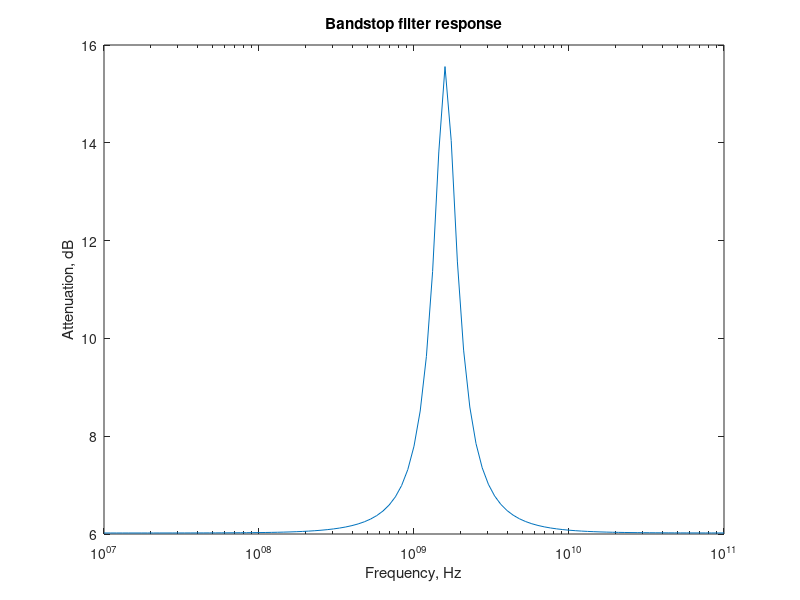
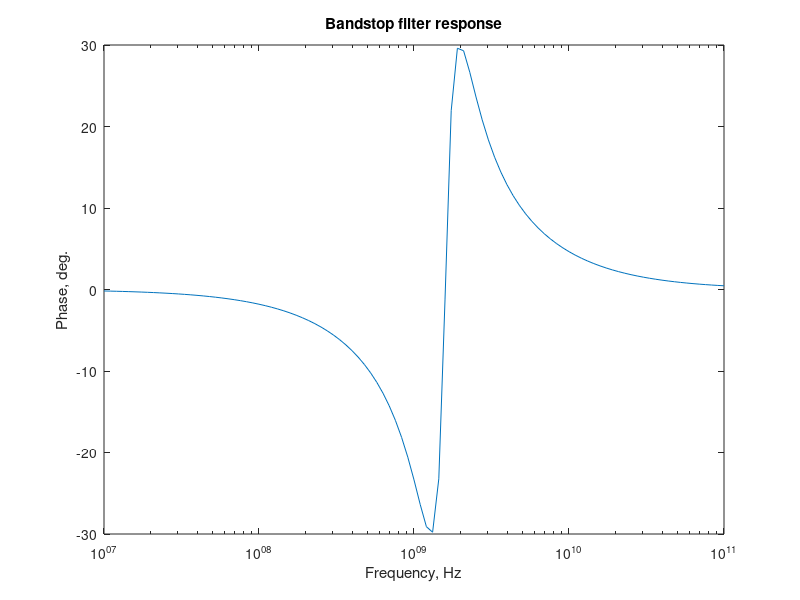

Recreate these plots in MATLAB, in order.
%
%   This file computes the bandstop filter response 
% 
%   Copyright (c) 1999 by P.Bretchko and R.Ludwig
%   "RF Circuit Design: Theory and Practice"
%

close all; % close all opened graphs
clear all; % clear all variables
figure;    % open new graph

% define problem parameters
C=2e-12;  % filter capacitance
L=5e-9;   % filter inductance
G=5e-3;   % filter resistance
Zg=50;    % source impedance
ZL=50;    % load imperances

% define frequency range
f_min=10e6;  % lower frequency limit
f_max=100e9; % upper frequency limit
N=100;       % number of points in the graph
f=f_min*((f_max/f_min).^((0:N)/N)); % compute frequency points on log scale
w=2*pi*f;  

H=ZL*(G+1./(j*w*L)+j*w*C)./((ZL+Zg).*(G+1./(j*w*L)+j*w*C)+1);

semilogx(f,-20*log10(abs(H)));
title('Bandstop filter response');
xlabel('Frequency, Hz');
ylabel('Attenuation, dB');

%print -deps 'fig5_12a.eps'  % if uncommented -> saves a copy of plot in EPS format

figure;    % open new graph
phase=atan(imag(H)./real(H));
semilogx(f,phase/pi*180);
title('Bandstop filter response');
xlabel('Frequency, Hz');
ylabel('Phase, deg.');

%print -deps 'fig5_12b.eps'   % if uncommented -> saves a copy of plot in EPS format
